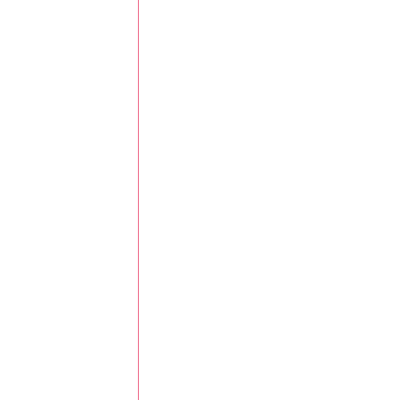
Frame 1 (no input)
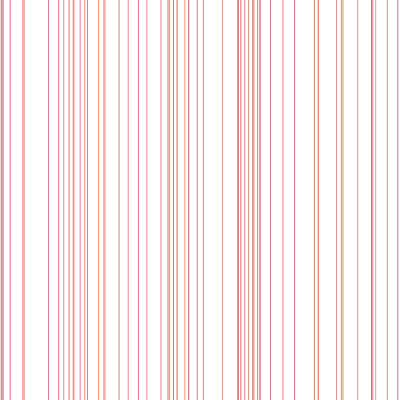
Frame 60 (no input)
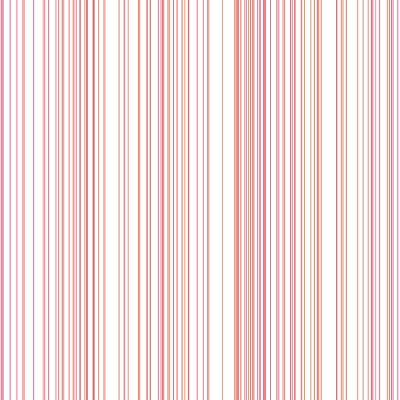
Frame 120 (the mouse pressed at the canvas centre since frame 60)

The p5.js sketch that drew these frames (run headless with seeded random() and noise() and a simulated clock; from frame 60 on, the mouse is pressed at the canvas centre):

// p5.js sketch
// ── sketch.js
const width = 400;
const height = 400;

function setup() {
	createCanvas(width, height);
}

function draw() {
	stroke(random(200, 255), random(100, 155), random(100, 155));

	let x = random(width);

	line(x, 0, x, height);
}
